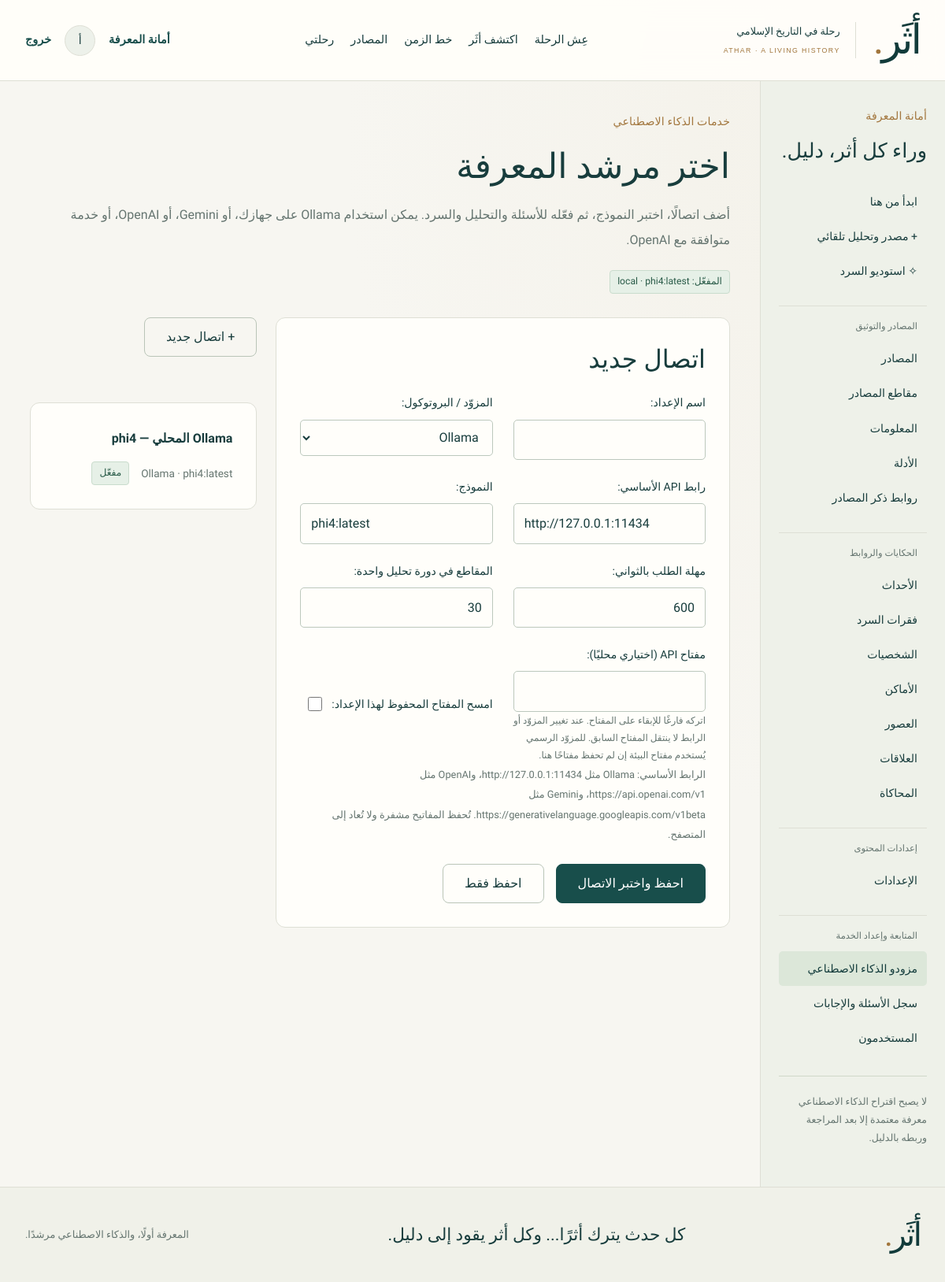
Page /dashboard/ai-providers/ (signed in) on the earlier database version.
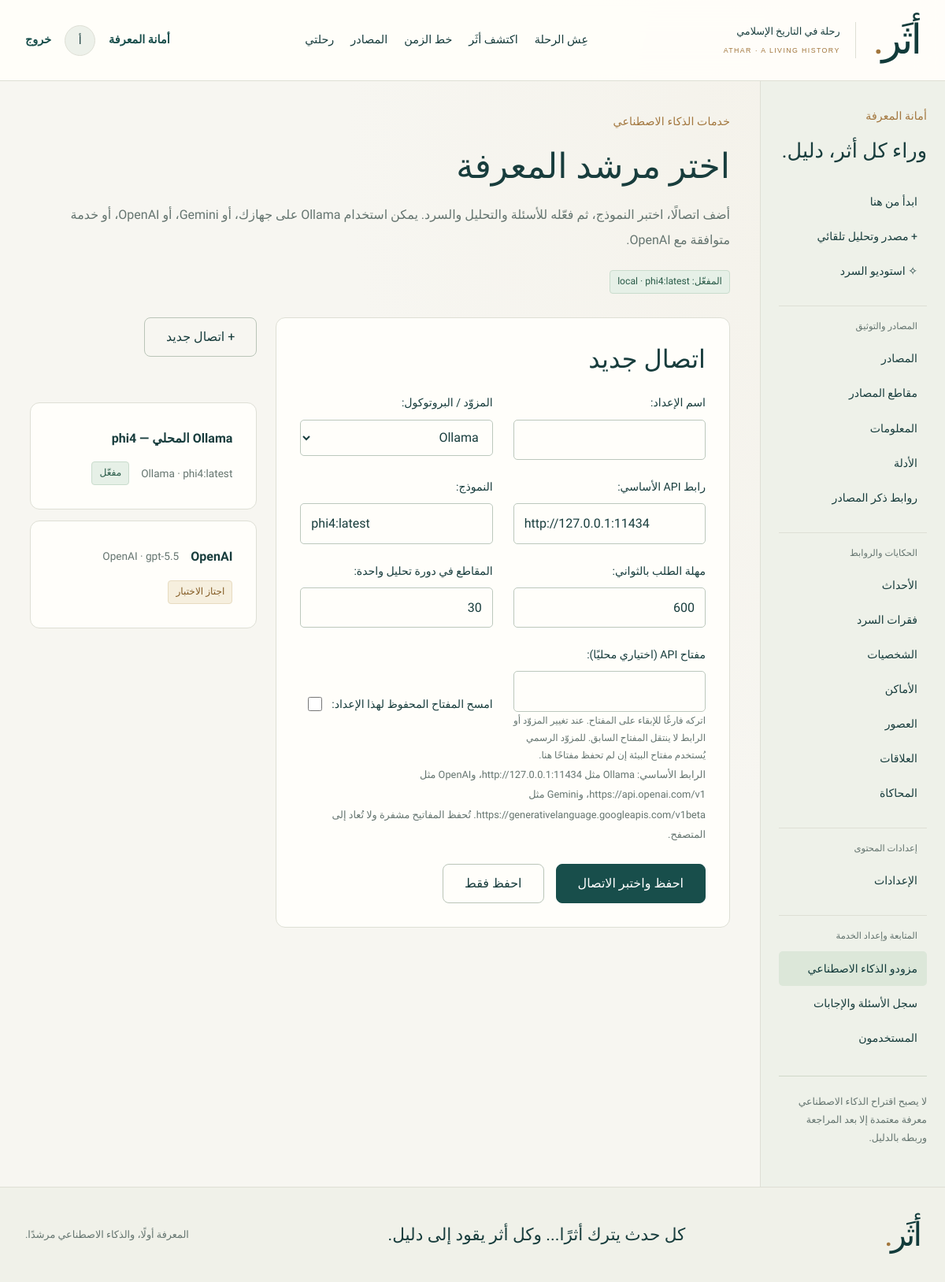
Same page on the later database version.
### apps/ai/models.py (models this page shows, shortened)
class ProviderConfiguration(models.Model):
    name = models.CharField('اسم الإعداد', max_length=120)
    kind = models.CharField('المزوّد / البروتوكول', max_length=20, choices=[('local', 'Ollama'), ('gemini', 'Gemini'), ('openai', 'OpenAI'), ('compatible', 'متوافق مع OpenAI')])
    base_url = models.URLField('رابط API الأساسي', max_length=2048)
    model = models.CharField('النموذج', max_length=160)
    encrypted_key = models.TextField(blank=True, editable=False)
    timeout_seconds = models.PositiveIntegerField('مهلة الطلب بالثواني', default=180, validators=[MinValueValidator(10), MaxValueValidator(900)])
    analysis_chunk_limit = models.PositiveIntegerField('المقاطع في دورة تحليل واحدة', default=30, validators=[MinValueValidator(1), MaxValueValidator(200)])
    is_active = models.BooleanField(default=False, editable=False)
    tested_at = models.DateTimeField(null=True, editable=False)
    test_ok = models.BooleanField(default=False, editable=False)
    test_message = models.CharField(max_length=500, blank=True, editable=False)
    updated_at = models.DateTimeField(auto_now=True)
    class Meta:
        constraints = [models.UniqueConstraint(fields=['is_active'], condition=models.Q(is_active=True), name='one_active_ai_provider')]

### apps/dashboard/provider_views.py (the view, shortened to what this page needs)
# urls.py: path('dashboard/ai-providers/', provider_views.providers, name='ai-providers'),
@admin_required
def providers(request, pk=None):
    instance = get_object_or_404(ProviderConfiguration, pk=pk) if pk else None
    old_endpoint = (instance.kind, instance.base_url.rstrip('/')) if instance else None
    initial = {} if instance else {'kind':'local','base_url':'http://127.0.0.1:11434','model':'phi4:latest','timeout_seconds':600}
    form = ProviderForm(request.POST or None, instance=instance, initial=initial)
    return render(request,'dashboard/providers.html', admin_context(section='providers',form=form,config=instance,
        configs=ProviderConfiguration.objects.order_by('-is_active','pk'),active=active_identity()))

### apps/dashboard/provider_views.py (shortened to what this page needs)
class ProviderForm(forms.ModelForm):
    api_key = forms.CharField(label='مفتاح API (اختياري محليًا)', required=False, max_length=2000, widget=forms.PasswordInput(render_value=False), help_text='اتركه فارغًا للإبقاء على المفتاح. عند تغيير المزوّد أو الرابط لا ينتقل المفتاح السابق. للمزوّد الرسمي يُستخدم مفتاح البيئة إن لم تحفظ مفتاحًا هنا.')
    clear_key = forms.BooleanField(label='امسح المفتاح المحفوظ لهذا الإعداد', required=False)
    class Meta:
        model = ProviderConfiguration
        fields = ['name','kind','base_url','model','timeout_seconds','analysis_chunk_limit']
        widgets = {'base_url':forms.URLInput(attrs={'dir':'ltr'}), 'model':forms.TextInput(attrs={'dir':'ltr'})}

### apps/accounts/models.py (called while the page is built)
    @property
    def is_admin(self):
        return self.is_active and (self.role == self.Role.ADMIN or self.is_superuser)

### apps/accounts/permissions.py (called while the page is built)
def is_admin(user):
    return user.is_authenticated and user.is_admin

### apps/ai/configuration.py (called while the page is built)
def active_configuration():
    from .models import ProviderConfiguration
    return ProviderConfiguration.objects.filter(is_active=True).first()

### templates/dashboard/providers.html (shortened to what this page needs)
{% extends 'dashboard/base.html' %}{% block admin_content %}
<header class="studio-heading"><p class="eyebrow">خدمات الذكاء الاصطناعي</p><h1>اختر مرشد المعرفة</h1><p>أضف اتصالًا، اختبر النموذج، ثم فعّله للأسئلة والتحليل والسرد. يمكن استخدام Ollama على جهازك، أو Gemini، أو OpenAI، أو خدمة متوافقة مع OpenAI.</p><span class="badge fact">المفعّل: <bdi>{{ active.provider }} · {{ active.model }}</bdi></span></header>
<div class="provider-grid"><section class="paper"><h2>{% if config %}{{ config.name }}{% else %}اتصال جديد{% endif %}</h2>
<form method="post" data-busy-form>{% csrf_token %}{{ form.non_field_errors }}<div class="editor-grid">{% for field in form %}<div class="form-field">{{ field.errors }}{{ field.label_tag }}{{ field }}{% if field.help_text %}<small class="helptext">{{ field.help_text }}</small>{% endif %}</div>{% endfor %}</div>
<p class="muted">الرابط الأساسي: Ollama مثل <bdi>http://127.0.0.1:11434</bdi>، وOpenAI مثل <bdi>https://api.openai.com/v1</bdi>، وGemini مثل <bdi>https://generativelanguage.googleapis.com/v1beta</bdi>. تُحفظ المفاتيح مشفرة ولا تُعاد إلى المتصفح.</p>
<div class="actions"><button class="button" name="action" value="test" data-busy-label="نختبر التوليد من النموذج…" type="submit">احفظ واختبر الاتصال</button><button class="button secondary" name="action" value="save" type="submit">احفظ فقط</button></div></form>
{% if config.test_ok and not config.is_active %}<form method="post" action="{% url 'ai-provider-activate' config.pk %}">{% csrf_token %}<button type="submit" class="button">فعّل هذا المزوّد</button></form>{% endif %}</section>
<aside><a class="button secondary" href="{% url 'ai-providers' %}">+ اتصال جديد</a><div class="studio-runs section">{% for item in configs %}<a class="paper studio-run" href="{% url 'ai-provider-edit' item.pk %}"><strong>{{ item.name }}</strong><small><bdi>{{ item.get_kind_display }} · {{ item.model }}</bdi></small>{% if item.is_active %}<span class="badge fact">مفعّل</span>{% elif item.test_ok %}<span class="badge interpretation">اجتاز الاختبار</span>{% else %}<span class="badge neutral">يحتاج اختبارًا</span>{% endif %}</a>{% endfor %}</div></aside></div>
{% endblock %}

Differences in the rows shown:
added ProviderConfiguration: name "OpenAI", kind "OpenAI", model "gpt-5.5", is_active "اجتاز الاختبار"
